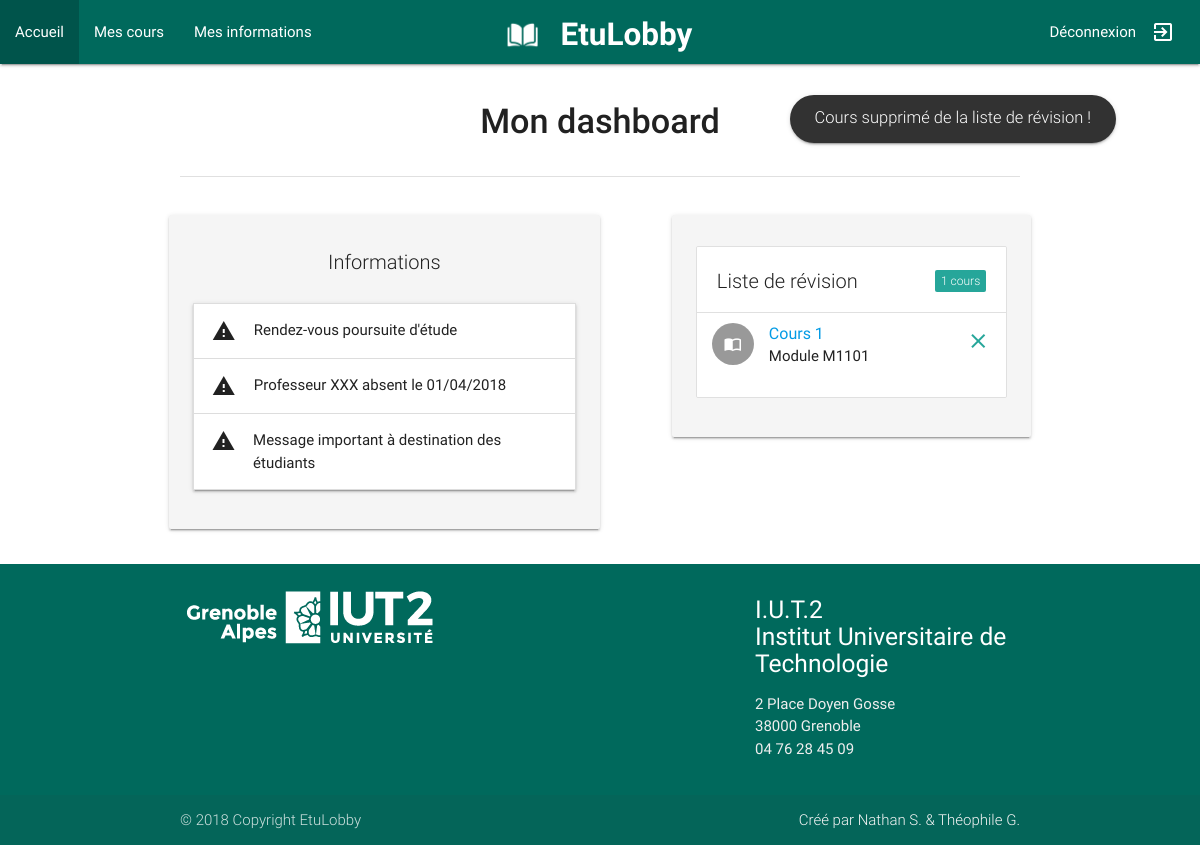
Page /controler/accueil.php?coursDel=1 (signed in) on the committed database.
### tables this page shows
CREATE TABLE message (
  id INTEGER PRIMARY KEY,
  titre TEXT,
  message TEXT
);

CREATE TABLE cours (
  id INTEGER PRIMARY KEY,
  nomCours TEXT,
  numModule INT,
  FOREIGN KEY(numModule) REFERENCES module(id)
);

### model/DAO_class.php (called while the page is built, shortened)
<?php
  $dao = new DAO();
  require_once("../model/cours_class.php");
  class DAO {
      private $db;
      private $database = 'sqlite:../model/db/etulobby.db';
      function __construct() {
          $this->db = new PDO($this->database);
      }
      function getUserById($id) {
        $stmt = $this->db->prepare("SELECT * FROM users WHERE id = ?");
        $stmt->bindParam(1, $id);
        $stmt->execute();
        $user = $stmt->fetchAll(PDO::FETCH_CLASS, "User");
        return $user[0];
      }
      function getCoursById($idCours) {
        $req = "SELECT * FROM cours WHERE id = ?";
        $stmt = $this->db->prepare($req);
        $stmt->bindParam(1,$idCours);
        $stmt->execute();
        $cours = $stmt->fetchAll(PDO::FETCH_CLASS,"Cours");
        return $cours[0];
      }
      function getCoursRevisionByIdUser($idUser) {
        $req = "SELECT idCours FROM revision WHERE idUser = ?";
        $stmt = $this->db->prepare($req);
        $stmt->bindParam(1,$idUser);
        $stmt->execute();
        $res = $stmt->fetchAll(PDO::FETCH_ASSOC);
        $coursRevision = array();
        foreach ($res as $idCours){
          array_push($coursRevision,$this->getCoursById($idCours["idCours"]));
        }
        return $coursRevision;
      }
      function getAllMessage(){
        $stmt = $this->db->prepare("SELECT * FROM message ORDER BY id desc");
        $stmt->execute();
        $messages = $stmt->fetchAll(PDO::FETCH_CLASS,"Message");
        return $messages;
      }
  }
 ?>

### model/cours_class.php (called while the page is built, shortened)
<?php
class Cours
{
    public $nomCours;
public function __toString(){
    return $this->nomCours;
}
}

### view/accueil_view.php (the view, shortened to what this page needs)
<?php include("../view/inc/header.php");
$coursRevision = $data["coursRevision"]; ?>
      <nav>
        <div class="nav-wrapper teal darken-3 ">
          <div class="brand-logo center">
            <a><img  src="../view/img/open-book.png" style="margin-bottom:-5px; padding:20px 15px 0 0; height: 50px; width: auto;"></a>
            <a href="index.php" style="font-weight: bolder; margin-top: -10px;">EtuLobby</a>
          </div>
          <ul class="left hide-on-med-and-down">
            <li class="active" ><a href="accueil.php">Accueil</a></li>
            <li><a href="afficherModules.php">Mes cours</a></li>
            <li><a href="afficherInformations.php">Mes informations</a></li>
          </ul>
          <ul class="right hide-on-med-and-down">
            <li><a href="deconnexion.php?logout='true'">Déconnexion</a></li>
            <li><i style="margin-right: 25px;" class="material-icons">exit_to_app</i></li>
          </ul>
        </div>
      </nav>
      <div class="container">
        <div class="row">
            <div class="row center" style="padding-top: 20px; margin:2px;">
                <h4 style="font-weight: 500;">Mon dashboard</h4>
            </div>
        </div>
        <div class="divider" style="margin-bottom: 30px;"></div>
        <div class="row">
            <div class="col l6">
                <div class="row card-panel grey lighten-4 ">
                    <div class="row center">
                        <h5 style="font-size:20px; font-weight: 300;">Informations</h5>
                    </div>
                    <ul class="collapsible ">
                        <?php
                        foreach ($data["messages"] as $message) {
                            echo "<li class='active'>";
                            echo "<div class='collapsible-header'><i class='material-icons'>warning</i>".$message->titre;
                            echo "</div>";
                            echo"</li>";
                        }
                        ?>
                    </ul>
                </div>
            </div>
          <div class="col l5 offset-l1">
            <div class="row card-panel grey lighten-4 ">
              <ul class="collection with-header">
                <li class="collection-header"><h5 style="font-size:20px; font-weight: 300;">Liste de révision<span class="new badge" data-badge-caption="cours"><?php echo sizeof($coursRevision) ?></span></h5></li>
                    <?php
                    foreach ($coursRevision as $cours){
                        echo "<li class='collection-item avatar'>";
                        echo "<i class='material-icons circle'>import_contacts</i>";
                        echo "<span class='title'><a style='color: !important;' href='afficherCours.php?id={$cours->id}&nom={$cours}'>".$cours."</a></span>";
                        echo "<p>Module M{$cours->numModule}</p>";
                        echo "<a href='accueil.php?coursDel={$cours->id}' class='secondary-content tooltipped' data-position='bottom' data-tooltip='Supprimer de la liste'><i class=\"material-icons\">clear</i></a>";
                        echo "</li>";
                    }
                    ?>
              </ul>
            </div>
          </div>
        </div>
      </div>
<?php include("../view/inc/footer.php"); ?>

### view/css/style.css (style rules this page uses)
body { display: flex; min-height: 100vh; flex-direction: column; }

### rows in the picture
message: titre "Rendez-vous poursuite d'étude"
message: titre "Professeur XXX absent le 01/04/2018"
message: titre "Message important à destination des étudiants"
cours: nomCours "Cours 1", numModule "1101"

### other values in the picture
sizeof($coursRevision) "1"
